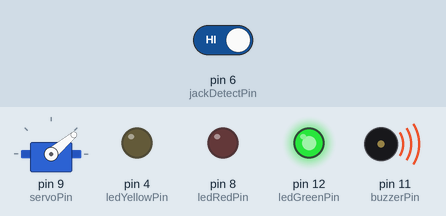
Simulated run of this sketch. Board: Arduino Uno, built with avr-gcc and run on an emulated ATmega328P. Parts: servo, output pins drawn as LEDs (lit = HIGH), buzzer (waves = sounding). Dashed ring = blinking. The test bench sets the inputs (shaded band); at power-on: pin 6 (jackDetectPin) HIGH.

Above: at 1.2 s.
1.3 s: pin 6 (jackDetectPin) driven LOW
At 1.7 s:
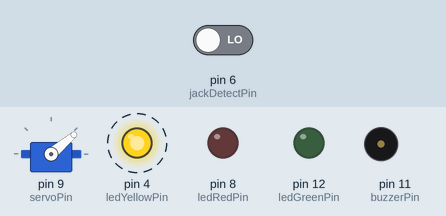
4.3 s: pin 6 (jackDetectPin) driven HIGH
At 5.04 s:
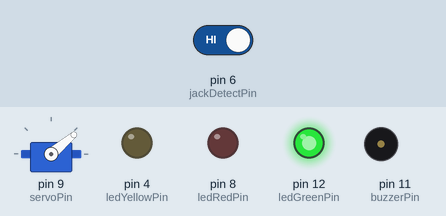
Timing chart, 0 to 13.3 s (numbered marks = the images above; inputs shaded):
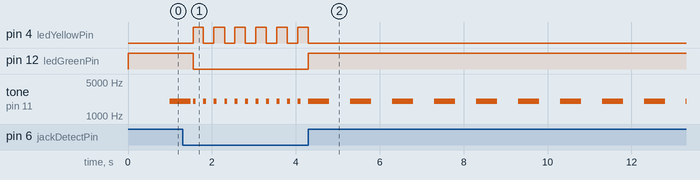

Measured:
- after the input at 1.3 s, pin 4 (ledYellowPin): alternates HIGH for 0.25 s and LOW for 0.25 s, starting after 0.25 s; pin 12 (ledGreenPin): HIGH → LOW after 0.25 s
- after the input at 4.3 s, pin 4 (ledYellowPin): stops changing and stays LOW; pin 8 (ledRedPin): stays LOW (without the input it goes to HIGH after 3.0 s)
- by itself, tone on pin 11 (buzzerPin): repeats every 0.25 s: 2000 Hz 0.07 s, silent 0.18 s

The sketch:

Sequenceur_Universel.ino
```cpp
#include <Servo.h>

const int buzzerPin = 11;
const int jackDetectPin = 6;
const int ledGreenPin = 12;
const int ledYellowPin = 4;
const int ledRedPin = 8;
const int servoPin = 9;

Servo myServo;

// States
bool jackConnected = false;
bool lastJackState = true;
bool dangerActivated = false;

unsigned long yellowLedStartTime = 0;
uint32_t buzzerLastTime=0;
uint32_t blinkTimeBuzzerRest=1000;
const unsigned long yellowLedDuration = 6000; // Yellow alert duration
unsigned long lastBlinkTime = 0;
bool yellowLedState = false;
const unsigned long blinkInterval = 250;

void setup() {
  Serial.begin(9600);
  myServo.attach(servoPin);

  pinMode(buzzerPin, OUTPUT);
  pinMode(jackDetectPin, INPUT);
  pinMode(ledGreenPin, OUTPUT);
  pinMode(ledYellowPin, OUTPUT);
  pinMode(ledRedPin, OUTPUT);

  digitalWrite(ledGreenPin, LOW);
  digitalWrite(ledYellowPin, LOW);
  digitalWrite(ledRedPin, LOW);
  noTone(buzzerPin);
  myServo.write(40);
}

void loop() {
  checkJackConnection();
  unsigned long currentTime = millis();

  if (jackConnected) {
    // Normal state
    digitalWrite(ledGreenPin, HIGH);
    digitalWrite(ledYellowPin, LOW);
    digitalWrite(ledRedPin, LOW);
    //------
    if (currentTime-buzzerLastTime >= blinkTimeBuzzerRest){
      tone(buzzerPin, 2000, (500));
      buzzerLastTime=millis();
    }
    //------
    myServo.write(40);
    dangerActivated = false;
  } else {


    if (!dangerActivated && (currentTime - yellowLedStartTime < yellowLedDuration)) {
      // Yellow alert (blinking)
      if (currentTime - lastBlinkTime >= blinkInterval) {
        lastBlinkTime = currentTime;
        yellowLedState = !yellowLedState;
        digitalWrite(ledYellowPin, yellowLedState);
        digitalWrite(ledGreenPin, LOW);
        tone(buzzerPin, 2000, 70);
      }
    } else {
      // Red alert
      if (!dangerActivated) {
        digitalWrite(ledYellowPin, HIGH);
        digitalWrite(ledGreenPin, HIGH);
        digitalWrite(ledRedPin, HIGH);
        tone(buzzerPin, 2000); // continuous bip
        myServo.write(-5);
        dangerActivated = true;
      }
    }
  }
}

void checkJackConnection() {
  bool currentJackState = digitalRead(jackDetectPin);
  if (currentJackState != lastJackState) {
    lastJackState = currentJackState;
    if (!currentJackState) {
      // Jack disconected : start yellow alert sequence
      yellowLedStartTime = millis();
      lastBlinkTime = millis();
      yellowLedState = false;
      digitalWrite(ledYellowPin, LOW);
    }
  }
  jackConnected = currentJackState;
}
   
```
